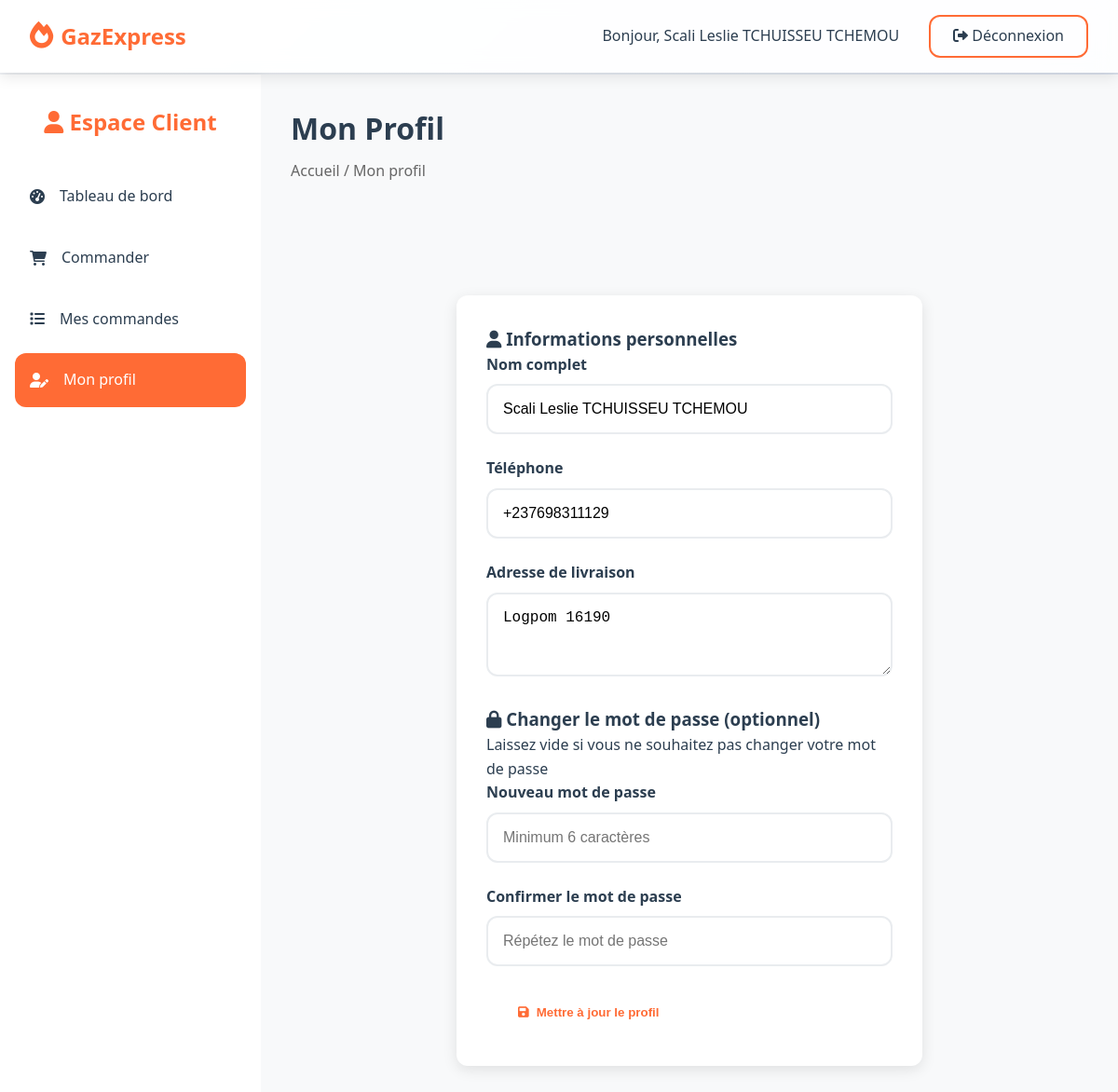
The app's page /customer/profile (signed in) with its own data.
### tables this page shows
CREATE TABLE users (
    id INTEGER PRIMARY KEY AUTOINCREMENT,
    nom VARCHAR(100) NOT NULL,
    email VARCHAR(100) UNIQUE NOT NULL,
    telephone VARCHAR(20) NOT NULL,
    mot_de_passe VARCHAR(255) NOT NULL,
    role TEXT CHECK(role IN ('admin', 'station', 'customer')) NOT NULL,
    latitude REAL,
    longitude REAL,
    adresse TEXT,
    statut TEXT CHECK(statut IN ('pending', 'approved', 'rejected')) DEFAULT 'pending',
    date_creation DATETIME DEFAULT CURRENT_TIMESTAMP
);

### app/Controllers/CustomerController.php (called while the page is built, shortened)
<?php
class CustomerController extends Controller {
    public function profile() {
        $user = $this->getCurrentUser();
        $this->view('customer/profile', ['user' => $user]);
    }
}

### app/Core/App.php (called while the page is built, shortened)
<?php
class App {
    private $router;
    public function __construct() {
        $this->router = new Router();
    }
    private function setupRoutes() {
        $this->router->get('/', 'HomeController@index');
        $this->router->get('/login', 'AuthController@login');
        $this->router->post('/login', 'AuthController@processLogin');
        $this->router->get('/register', 'AuthController@register');
        $this->router->post('/register', 'AuthController@processRegister');
        $this->router->get('/logout', 'AuthController@logout');
        $this->router->get('/api/stations/nearby', 'ApiController@nearbyStations');
        $this->router->get('/api/stations/by-product/{productId}', 'ApiController@stationsByProduct');
        $this->router->get('/api/products', 'ApiController@products');
        $this->router->post('/api/orders', 'ApiController@createOrder');
        $this->router->get('/api/orders/{id}/status', 'ApiController@orderStatus');
        $this->router->get('/customer/dashboard', 'CustomerController@dashboard');
        $this->router->get('/customer/orders', 'CustomerController@orders');
        $this->router->get('/customer/profile', 'CustomerController@profile');
        $this->router->post('/customer/profile', 'CustomerController@updateProfile');
        $this->router->get('/station/dashboard', 'StationController@dashboard');
        $this->router->get('/station/orders', 'StationController@orders');
        $this->router->get('/station/stock', 'StationController@stock');
        $this->router->post('/station/stock', 'StationController@updateStock');
        $this->router->post('/station/orders/{id}/update', 'StationController@updateOrder');
        $this->router->get('/admin/dashboard', 'AdminController@dashboard');
        $this->router->get('/admin/stations', 'AdminController@stations');
        $this->router->post('/admin/stations/approve/{id}', 'AdminController@approveStation');
        $this->router->get('/admin/orders', 'AdminController@orders');
        $this->router->get('/admin/analytics', 'AdminController@analytics');
    }
    public function run() {
        $uri = parse_url($_SERVER['REQUEST_URI'], PHP_URL_PATH);
        $method = $_SERVER['REQUEST_METHOD'];
        $this->router->dispatch($method, $uri);
    }
}

### public/index.php (called while the page is built, shortened)
<?php
spl_autoload_register(function ($class) {
    $prefix = 'App\\';
    $base_dir = __DIR__ . '/../app/';
    $len = strlen($prefix);
    $relative_class = substr($class, $len);
    $file = $base_dir . str_replace('\\', '/', $relative_class) . '.php';
});
$app = new App();
$app->run();

### app/Core/Database.php (called while the page is built, shortened)
<?php
class Database extends PDO {
    private static $instance = null;
    public static function getInstance() {
        if (self::$instance === null) {
            self::$instance = new self();
        }
        return self::$instance;
    }
}

### app/Views/customer/profile.php (the view, shortened to what this page needs)
<header class="header">
    <nav class="navbar">
        <div class="nav-brand">
            <i class="fas fa-fire"></i>
            <span>GazExpress</span>
        </div>
        <div class="nav-links">
            <span>Bonjour, <?= htmlspecialchars($_SESSION['user_name']) ?></span>
            <a href="/logout" class="btn-login">
                <i class="fas fa-sign-out-alt"></i> Déconnexion
            </a>
        </div>
    </nav>
</header>
<div class="dashboard">
    <aside class="sidebar">
        <div class="sidebar-brand">
            <i class="fas fa-user"></i> Espace Client
        </div>
        <ul class="sidebar-menu">
            <li><a href="/customer/dashboard"><i class="fas fa-tachometer-alt"></i> Tableau de bord</a></li>
            <li><a href="#" onclick="showOrderForm()"><i class="fas fa-shopping-cart"></i> Commander</a></li>
            <li><a href="/customer/orders"><i class="fas fa-list"></i> Mes commandes</a></li>
            <li><a href="/customer/profile" class="active"><i class="fas fa-user-edit"></i> Mon profil</a></li>
        </ul>
    </aside>
    <main class="main-content">
        <div class="content-header">
            <h1>Mon Profil</h1>
            <p class="breadcrumb">Accueil / Mon profil</p>
        </div>
        <div class="form-container">
            <form action="/customer/profile" method="POST" class="form">
                <div class="form-section">
                    <h3><i class="fas fa-user"></i> Informations personnelles</h3>
                    <div class="form-group">
                        <label for="nom">Nom complet</label>
                        <input type="text" id="nom" name="nom" class="form-control"
                               value="<?= htmlspecialchars($user['nom'] ?? '') ?>" required>
                    </div>
                    <div class="form-group">
                        <label for="telephone">Téléphone</label>
                        <input type="tel" id="telephone" name="telephone" class="form-control"
                               value="<?= htmlspecialchars($user['telephone'] ?? '') ?>" required>
                    </div>
                    <div class="form-group">
                        <label for="adresse">Adresse de livraison</label>
                        <textarea id="adresse" name="adresse" class="form-control" rows="3" required><?= htmlspecialchars($user['adresse'] ?? '') ?></textarea>
                    </div>
                </div>
                <div class="form-section">
                    <h3><i class="fas fa-lock"></i> Changer le mot de passe (optionnel)</h3>
                    <p class="form-help">Laissez vide si vous ne souhaitez pas changer votre mot de passe</p>
                    <div class="form-group">
                        <label for="password">Nouveau mot de passe</label>
                        <input type="password" id="password" name="password" class="form-control"
                               placeholder="Minimum 6 caractères">
                    </div>
                    <div class="form-group">
                        <label for="confirm_password">Confirmer le mot de passe</label>
                        <input type="password" id="confirm_password" name="confirm_password" class="form-control"
                               placeholder="Répétez le mot de passe">
                    </div>
                </div>
                <div class="form-actions">
                    <button type="submit" class="btn btn-primary">
                        <i class="fas fa-save"></i> Mettre à jour le profil
                    </button>
                </div>
            </form>
        </div>
    </main>
</div>
<?php
include '../app/Views/layouts/app.php';
?>

### app/Core/Router.php (shortened to what this page needs)
<?php
class Router {
    private $routes = [];
    private function addRoute($method, $path, $handler) {
        $this->routes[] = [
            'method' => $method,
            'path' => $path,
            'handler' => $handler
        ];
    }
    public function dispatch($method, $uri) {
        foreach ($this->routes as $route) {
            if ($route['method'] === $method && $this->matchPath($route['path'], $uri)) {
                $params = $this->extractParams($route['path'], $uri);
                $this->callHandler($route['handler'], $params);
                return;
            }
        }
    }
    private function matchPath($routePath, $uri) {
        $pattern = preg_replace('/\{[^}]+\}/', '([^/]+)', $routePath);
        $pattern = '#^' . $pattern . '$#';
        return preg_match($pattern, $uri);
    }
    private function extractParams($routePath, $uri) {
        $params = [];
        return $params;
    }
    private function callHandler($handler, $params = []) {
        list($controllerName, $method) = explode('@', $handler);
        $controllerClass = "App\\Controllers\\{$controllerName}";
        if (class_exists($controllerClass)) {
            $controller = new $controllerClass();
            if (method_exists($controller, $method)) {
                call_user_func_array([$controller, $method], array_values($params));
            } else {
                $this->render404();
            }
        } else {
            $this->render404();
        }
    }
}

### public/assets/css/style.css (style rules this page uses)
:root { --primary-color: #FF6B35; --secondary-color: #004E89; --accent-color: #FFB627; --success-color: #28A745; --warning-color: #FFC107; --error-color: #DC3545; --dark-color: #2C3E50; --light-color: #F8F9FA; --border-color: #E9ECEF; --shadow: 0 4px 15px rgba(0, 0, 0, 0.1); --radius: 12px; --transition: all 0.3s ease; }
* { margin: 0; padding: 0; box-sizing: border-box; }
body { font-family: 'Segoe UI', Tahoma, Geneva, Verdana, sans-serif; line-height: 1.6; color: var(--dark-color); background: linear-gradient(135deg, #f5f7fa 0%, #c3cfe2 100%); }
.header { background: rgba(255, 255, 255, 0.95); backdrop-filter: blur(10px); position: fixed; top: 0; left: 0; right: 0; z-index: 1000; box-shadow: var(--shadow); }
.navbar { display: flex; justify-content: space-between; align-items: center; padding: 1rem 2rem; }
.nav-brand { display: flex; align-items: center; font-size: 1.5rem; font-weight: bold; color: var(--primary-color); }
.nav-brand i { margin-right: 0.5rem; font-size: 1.8rem; }
.nav-links { display: flex; align-items: center; gap: 2rem; }
.nav-links a { text-decoration: none; color: var(--dark-color); font-weight: 500; transition: var(--transition); position: relative; }
.nav-links a::after { content: ''; position: absolute; width: 0; height: 2px; bottom: -5px; left: 0; background: var(--primary-color); transition: var(--transition); }
.btn-login, .btn-register { padding: 0.5rem 1.5rem; border-radius: var(--radius); transition: var(--transition); }
.btn-login { background: transparent; border: 2px solid var(--primary-color); color: var(--primary-color); }
.btn { display: inline-flex; align-items: center; gap: 0.5rem; padding: 1rem 2rem; border-radius: var(--radius); text-decoration: none; font-weight: bold; transition: var(--transition); border: 2px solid transparent; cursor: pointer; }
.btn-primary { background: white; color: var(--primary-color); border-color: white; }
.form-container { max-width: 500px; margin: 120px auto 2rem; padding: 2rem; background: white; border-radius: var(--radius); box-shadow: var(--shadow); }
.form-group { margin-bottom: 1.5rem; }
.form-group label { display: block; margin-bottom: 0.5rem; font-weight: 600; color: var(--dark-color); }
.form-control { width: 100%; padding: 1rem; border: 2px solid var(--border-color); border-radius: var(--radius); font-size: 1rem; transition: var(--transition); background: white; }
.dashboard { display: flex; min-height: 100vh; padding-top: 80px; }
.sidebar { width: 280px; background: white; box-shadow: var(--shadow); padding: 2rem 1rem; }
.sidebar-brand { text-align: center; margin-bottom: 2rem; color: var(--primary-color); font-size: 1.5rem; font-weight: bold; }
.sidebar-menu { list-style: none; }
.sidebar-menu li { margin-bottom: 0.5rem; }
.sidebar-menu a { display: flex; align-items: center; gap: 1rem; padding: 1rem; color: var(--dark-color); text-decoration: none; border-radius: var(--radius); transition: var(--transition); }
.sidebar-menu a:hover, .sidebar-menu a.active { background: var(--primary-color); color: white; }
.main-content { flex: 1; padding: 2rem; background: var(--light-color); }
.content-header { margin-bottom: 2rem; }
.content-header h1 { color: var(--dark-color); margin-bottom: 0.5rem; }
.breadcrumb { color: #666; }

### records on screen
users: nom "Scali Leslie TCHUISSEU TCHEMOU", telephone "+237698311129", adresse "Logpom 16190"
